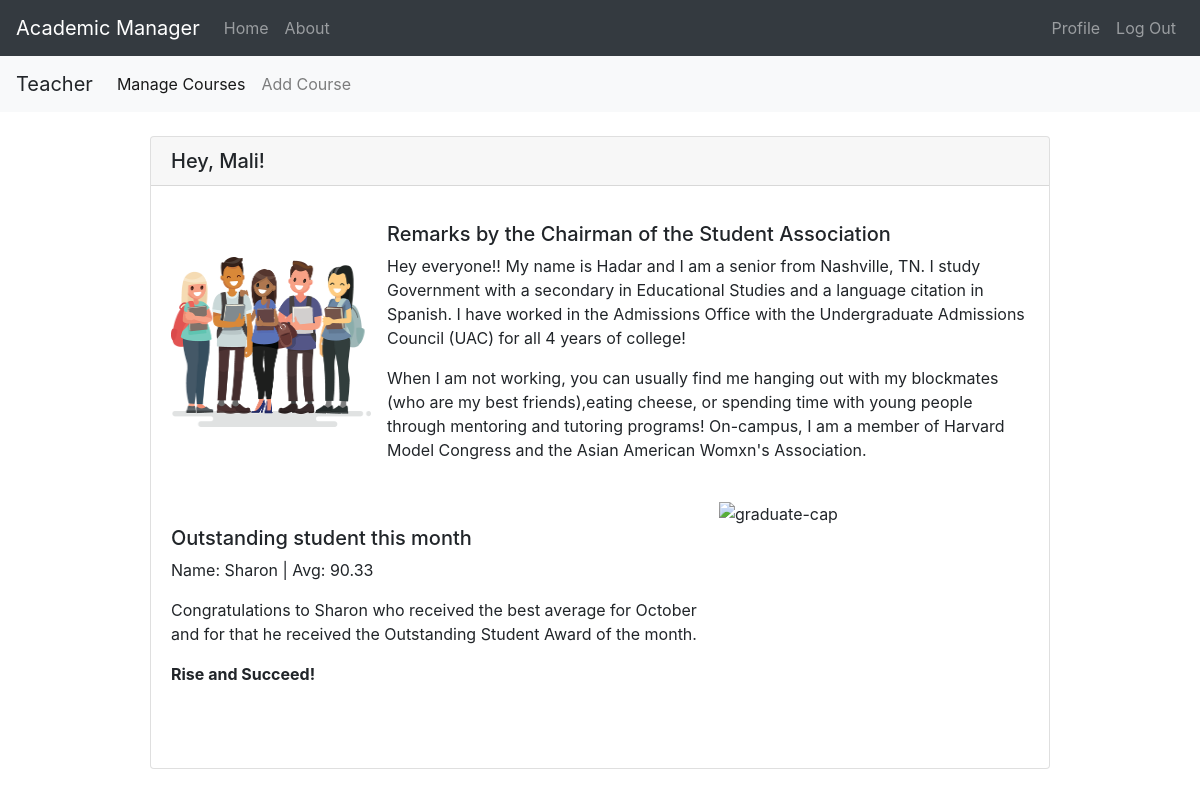
Before: / (signed in) with the older database file.
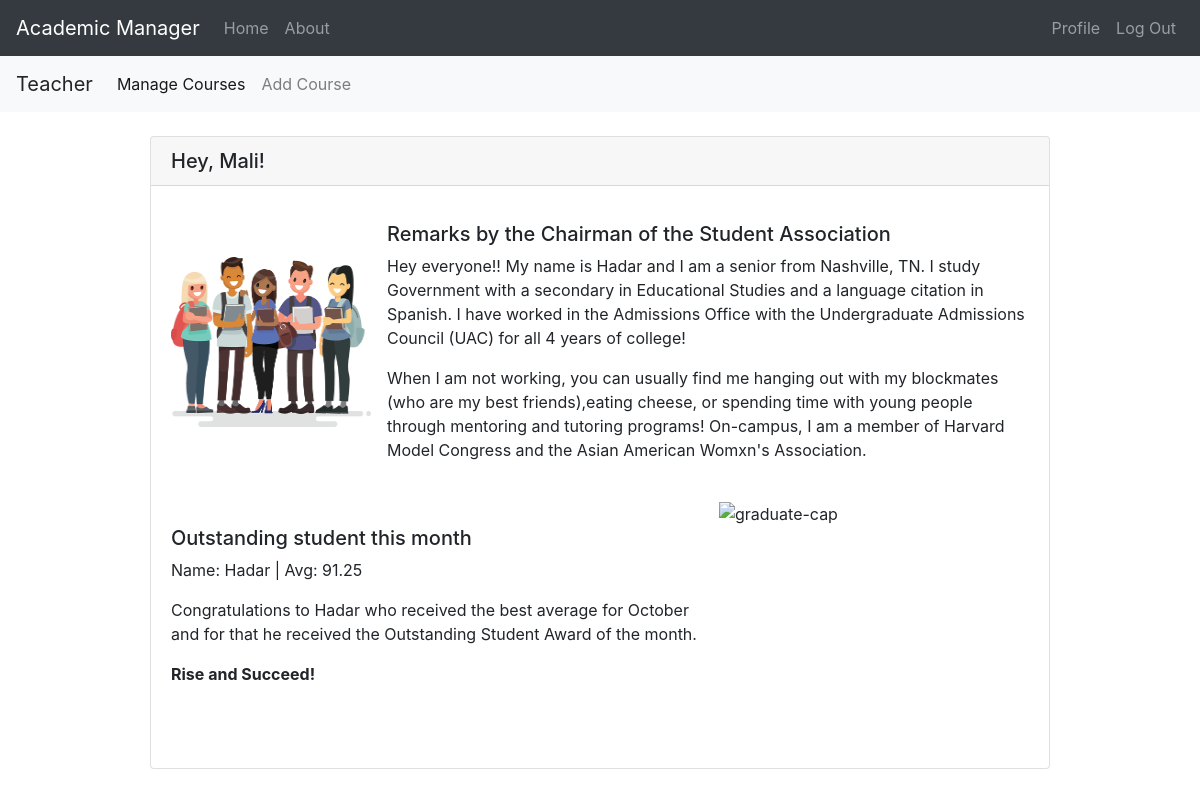
After: the same page with the newer database file.
### academic_manager/models.py (models this page shows, shortened)
class Student(db.Model):
    id = db.Column(db.Integer, primary_key=True)
    user_name = db.Column(db.String(30), nullable=False, unique=True)
    email = db.Column(db.String(100), nullable=False, unique=True)
    password = db.Column(db.String(60), nullable=False)
    creation_date = db.Column(db.DateTime, nullable=False, default=datetime.now)
    last_seen = db.Column(db.DateTime, nullable=False, default=datetime.now)
    enrollment = db.relationship('Enrollment', backref='student', lazy=True)
    def avg(self):
        grade_list = [int(enroll.grade) for enroll in self.enrollment if enroll.grade]
        if grade_list:
            return reduce(lambda a, b: a + b, grade_list) / len(grade_list)
        else:
            return 0

class Enrollment(db.Model):
    id = db.Column(db.Integer, primary_key=True)
    course_id = db.Column(db.Integer, db.ForeignKey('course.id'), nullable=False)
    student_id = db.Column(db.Integer, db.ForeignKey('student.id'), nullable=False)
    grade = db.Column(db.Integer, nullable=True)

### academic_manager/main/routes.py (the view)
@main.route("/")
def home():
    best_student = get_best_student()
    current_date = datetime.now()
    return render_template("home.html", best_student=best_student, current_date=current_date)

### academic_manager/students/utilities.py (called while the page is built)
def get_best_student(course_id=0):
    if course_id:
        try:
            enrollment_list = Enrollment.query.filter_by(course_id=course_id)
            best_grade_enrollment = max(enrollment_list, key=lambda x: x.grade)
            return best_grade_enrollment.student
        except:
            return None
    else:
        try:
            student_list = Student.query.all()
            return max(student_list, key=lambda x: x.avg())
        except:
            return None

### academic_manager/main/templates/home.html (shortened to what this page needs)
{% extends "base.html" %}
{% block content %}
<h5 class="card-header">Hey, {{ session["user_name"] if "user_name" in session else "friend" }}!</h5>
<div class="card-body">
    {% if session["type"] %}
    <ul class="list-unstyled">
        <li class="media">
            <img src="{{ url_for('static', filename='/images/813810.png') }}"
                 class="align-self-center mr-3" width="200" height="170" alt="students">
            <div class="media-body">
                <h5 class="mt-3">Remarks by the Chairman of the Student Association</h5>
                <p>Hey everyone!! My name is Hadar and I am a senior from Nashville, TN.
                    I study Government with a secondary in Educational Studies and a language citation in Spanish.
                    I have worked in the Admissions Office with the Undergraduate Admissions Council (UAC) for all 4
                    years of college!
                <p>When I am not working, you can usually find me hanging out with my blockmates (who are my best
                    friends),eating cheese, or spending time with young people through mentoring and tutoring programs!
                    On-campus, I am a member of Harvard Model Congress and the Asian American Womxn's Association.</p>
            </div>
        </li>
        <br>
        {% if best_student and best_student.avg() > 85 %}
        <li class="media">
            <div class="media-body">
                <h5 class="mt-4">Outstanding student this month</h5>
                <p>Name: {{ best_student.user_name }} | Avg: {{ '%0.2f' % best_student.avg()|float }}</p>
                <p>Congratulations to {{ best_student.user_name }} who received the best average for
                    {{ current_date.strftime('%B')}} and for that he received the Outstanding Student
                    Award of the month.</p><strong>Rise and Succeed!</strong>
            </div>
            <img src="{{ url_for('static', filename='/images/graduate-cap.jpg') }}"
                 class="ml-3" width="310" height="230" alt="graduate-cap">
        </li>
        {% endif %}
    </ul>
    {% endif %}
</div>
{% endblock %}

Changed rows visible on the page:
no longer on this page (row edited): Student: user_name "Sharon"
no longer on this page (row edited): Enrollment: grade.grade "90.33"
now on this page (row edited): Student: user_name "Hadar"
added Enrollment: grade.grade "91.25"
